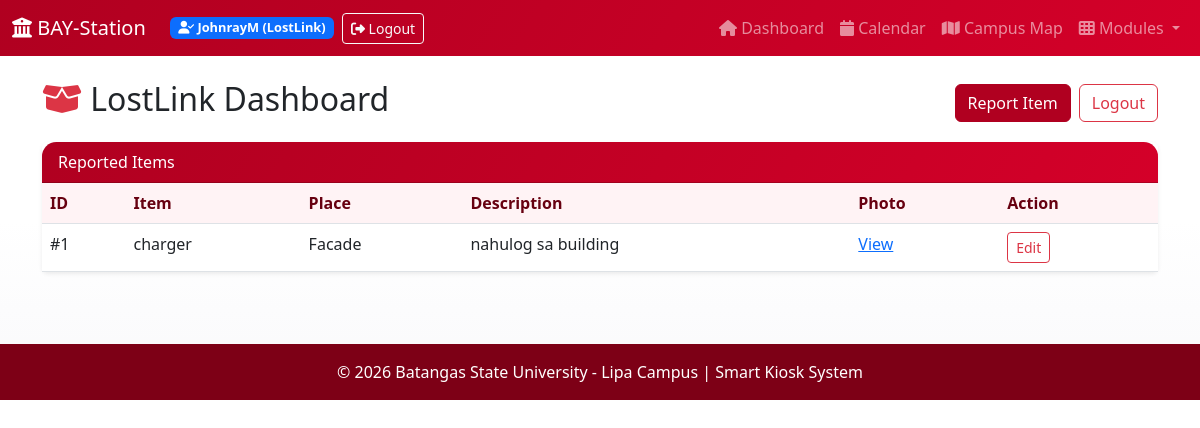
/lostlink/app/dashboard (signed in), run on the app's committed database.
### blueprints/lostlink_bp.py (models this page shows)
class Report(db.Model):
    __bind_key__ = 'lostlink'
    __tablename__ = 'reports'
    id = db.Column(db.Integer, primary_key=True)
    item = db.Column(db.String(255), nullable=False)
    place = db.Column(db.String(255), nullable=False)
    photo = db.Column(db.String(255), nullable=False)
    description = db.Column(db.String(255), nullable=False)
    timestamp = db.Column(db.DateTime, default=datetime.now)
    report_by = db.Column(
        db.String(255),
        db.ForeignKey('users.sr_code'),
        nullable=True
    )

### blueprints/lostlink_bp.py (the view)
@lostlink_bp.route('/app/dashboard')
@login_required
def dashboard():
    reports = Report.query.all()
    return render_template('lostlink/dashboard.html', reports=reports, title='Dashboard')

### app.py (called while the page is built, shortened)
@app.context_processor
def inject_user_status():
    user_status = {
        'is_logged_in': False,
        'user_name': None,
        'user_module': None,
        'is_admin': False,
        'is_guest': True
    }
    if 'username' in session and 'sr_code' in session:
        user_status['is_logged_in'] = True
        user_status['is_guest'] = False
        user_status['user_name'] = session.get('username')
        user_status['user_module'] = 'LostLink'
        user_status['is_admin'] = session.get('role') == 'admin'
        return {'user_status': user_status}

### blueprints/lostlink_bp.py (called while the page is built)
def render_template(template_name, **context):
    try:
        return flask_render_template(template_name, **context)
    except TemplateNotFound:
        fallback_context = {'title': context.get('title', 'LostLink Module')}
        return flask_render_template('module_lostlink.html', **fallback_context)

def login_required(f):
    @wraps(f)
    def decorated_function(*args, **kwargs):
        if 'sr_code' not in session:
            flash('You must be logged in to access this page.', 'danger')
            return redirect(url_for('lostlink.login'))
        return f(*args, **kwargs)
    return decorated_function

### templates/lostlink/dashboard.html (shortened to what this page needs)
{% extends "base.html" %}
{% block content %}
<div class="container py-4">
    <div class="d-flex flex-wrap justify-content-between align-items-center mb-3">
        <h2><i class="fas fa-box-open text-danger"></i> LostLink Dashboard</h2>
        <div class="d-flex gap-2">
            <a href="{{ url_for('lostlink.report_item') }}" class="btn btn-kiosk">Report Item</a>
            <a href="{{ url_for('lostlink.logout') }}" class="btn btn-outline-danger">Logout</a>
        </div>
    </div>
    <div class="card border-0 shadow-sm">
        <div class="card-header kiosk-header text-white">Reported Items</div>
        <div class="table-responsive">
            <table class="table mb-0">
                <thead><tr><th>ID</th><th>Item</th><th>Place</th><th>Description</th><th>Photo</th><th>Action</th></tr></thead>
                <tbody>
                    {% for report in reports %}
                    <tr>
                        <td>#{{ report.id }}</td>
                        <td>{{ report.item }}</td>
                        <td>{{ report.place }}</td>
                        <td>{{ report.description }}</td>
                        <td>
                            {% if report.photo %}
                            <a target="_blank" href="{{ url_for('static', filename='uploads/' + report.photo) }}">View</a>
                            {% else %}
                            -
                            {% endif %}
                        </td>
                        <td><a class="btn btn-sm btn-outline-danger" href="{{ url_for('lostlink.update', item_id=report.id) }}">Edit</a></td>
                    </tr>
                    {% else %}
                    <tr><td colspan="6" class="text-center text-muted py-4">No reports yet.</td></tr>
                    {% endfor %}
                </tbody>
            </table>
        </div>
    </div>
</div>
{% endblock %}

### static/css/style.css (style rules this page uses)
:root { --kiosk-red: #b00020; --kiosk-red-dark: #7d0016; --kiosk-red-soft: #f8d7dd; --kiosk-white: #ffffff; --kiosk-gray: #f6f6f7; }
body { background: linear-gradient(180deg, #fff 0%, #fff 55%, #f9f9fb 100%); color: #1f1f21; }
.navbar, .kiosk-header, .bg-primary { background: linear-gradient(120deg, var(--kiosk-red) 0%, #d40029 100%) !important; }
.btn-kiosk, .btn-primary, .btn-success, .btn-warning { background-color: var(--kiosk-red) !important; border-color: var(--kiosk-red) !important; color: var(--kiosk-white) !important; }
.btn-outline-danger, .btn-outline-secondary { color: var(--kiosk-red); border-color: var(--kiosk-red); }
.card { border-radius: 0.9rem; }
.card-header { border-top-left-radius: 0.9rem !important; border-top-right-radius: 0.9rem !important; }
.table thead th { background-color: #fff3f5; color: #670010; }
.text-danger, .text-info, .text-success, .text-warning, .bg-info, .bg-success, .bg-warning, .bg-danger { color: var(--kiosk-red) !important; }

### data on the page
Report: id "1", item "charger", place "Facade", description "nahulog sa building"

### other printed values
{{ user_status.user_name }} "JohnrayM"
{{ user_status.user_module }} "LostLink"
